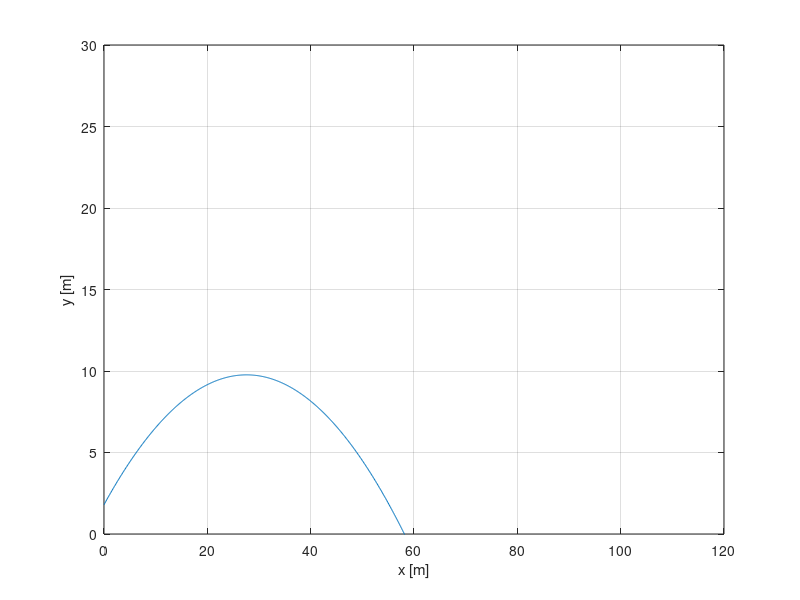
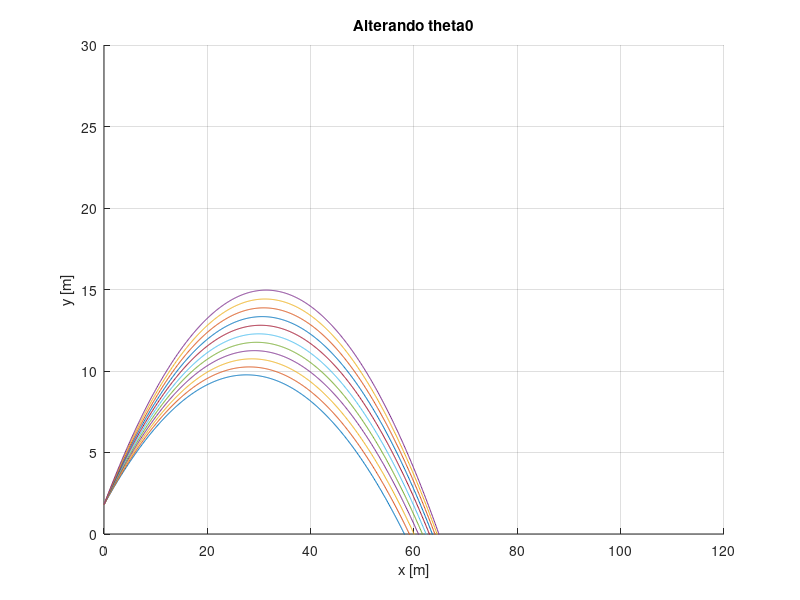
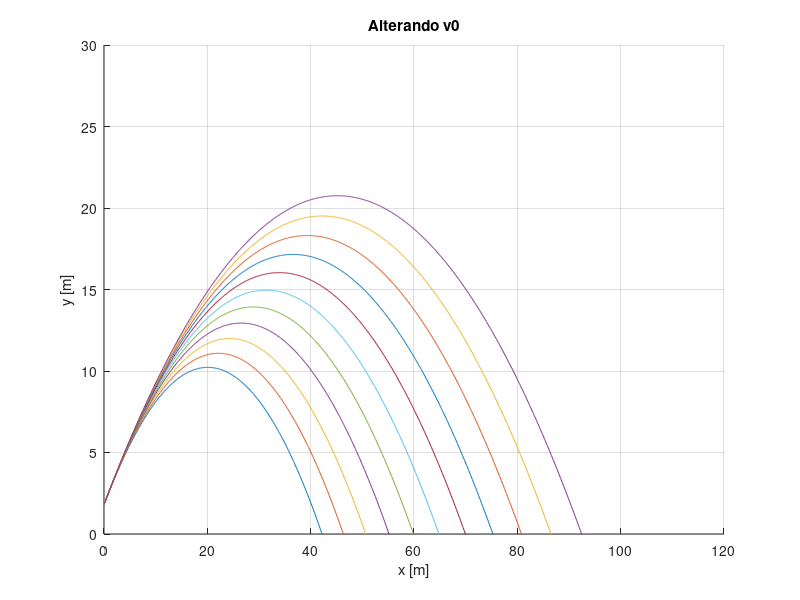

Reproduce these figures in MATLAB, in order.
clear all
close all
clc
% 1 par (v0, theta0)

g = 9.81;
y0 = 1.80; # m (altura do atleta)
v0 = 25; # m/s
theta0 = 30*pi/180; # graus
y = @(x)(tan(theta0)*x-g/(2*v0^2*cos(theta0)^2)*x^2+y0);

x_test = 0:0.1:150;
y_values = zeros(length(x_test),1);
for ii = 1:length(x_test)
  y_values(ii) = y(x_test(ii));
endfor

plot(x_test, y_values)
ylim([0, 30])
xlim([0, 120])
grid on
xlabel('x [m]')
ylabel('y [m]')

%%%%%%%%%%%%%%%%%%%%%%%%%%

% análise de sensitividade da função objetivo em theta0

figure
hold on

for theta0_i = 30:40
  g = 9.81;
  y0 = 1.80; # m (altura do atleta)
  v0 = 25; # m/s
  theta0 = theta0_i*pi/180; # graus
  y = @(x)(tan(theta0)*x-g/(2*v0^2*cos(theta0)^2)*x^2+y0);

  x_test = 0:0.1:150;
  y_values = zeros(length(x_test),1);
  for ii = 1:length(x_test)
    y_values(ii) = y(x_test(ii));
  endfor

  plot(x_test, y_values)
  title('Alterando theta0')
endfor

ylim([0, 30])
xlim([0, 120])
grid on
xlabel('x [m]')
ylabel('y [m]')
hold off

%%%%%%%%%%%%%%%%%%%%%%%%%%

% análise de sensitividade da função objetivo em v0

figure
hold on

for v0_i = 20:30
  g = 9.81;
  y0 = 1.80; # m (altura do atleta)
  v0 = v0_i; # m/s
  theta0 = 40*pi/180; # graus
  y = @(x)(tan(theta0)*x-g/(2*v0^2*cos(theta0)^2)*x^2+y0);

  x_test = 0:0.1:150;
  y_values = zeros(length(x_test),1);
  for ii = 1:length(x_test)
    y_values(ii) = y(x_test(ii));
  endfor

  plot(x_test, y_values)
  title('Alterando v0')
endfor

ylim([0, 30])
xlim([0, 120])
grid on
xlabel('x [m]')
ylabel('y [m]')
hold off
